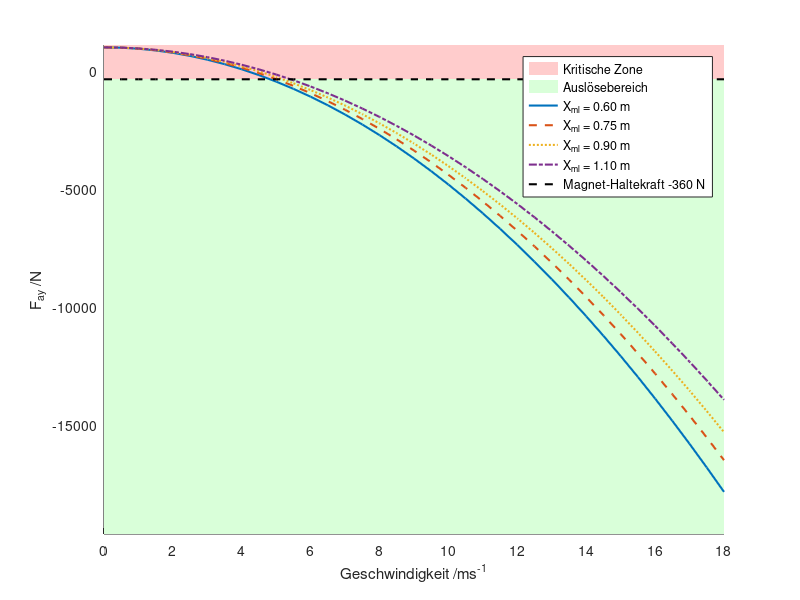
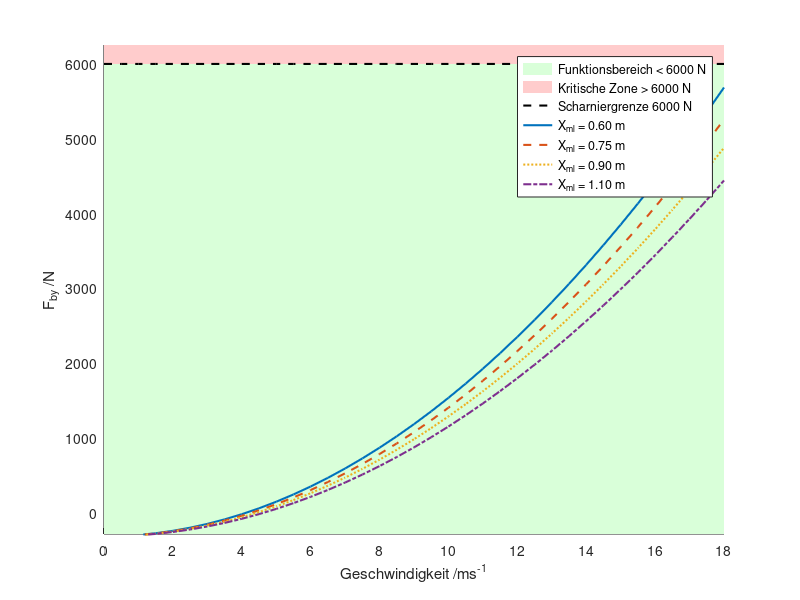

Source code (MATLAB) for these figures, in order:
% =================== Lastfall Crash ===================
% --- Parameterdefinition ---
g = 9.81;                                % Erdbeschleunigung [m/s^2]
roh = 1025;                              % Dichte Wasser [kg/m^3]
FAY_target = -360;                       % Magnet-Haltekraft [N]
X_hs = 0.955;                            % Schwerpunkt-Höhe Surfer [m]
X_lzl = 1.736;                           % Länge linker Zylinder [m]
X_rzl = 0.389;                           % Radius linker Zylinder [m]
m = 68.8;                                % Masse [kg]

A = 0.059;                               % Fläche Frontwing [m^2]
Cl = 1.02;                               % Auftriebsbeiwert
Cd = 0.25;                               % Widerstandsbeiwert

X_cop = 0.151;                           % Druckmittelpunkt [m]
X_v = 0.0725;                            % Abstand A zu Mastachse [m]
X_h = 0.095;                             % Abstand B zu Mastachse [m]
X_as = X_cop - X_v;                      % Abstand Surfer zu Punkt A [m]

X_ml_vec = [0.6, 0.75, 0.9, 1.1];  % Mastlängen [m]
v_vec = 0:0.5:18;                        % Geschwindigkeitsbereich [m/s]

% Farben und Linienstile
colors = lines(5);  % 5 verschiedene Farben
linestyles = {'-', '--', ':', '-.', '-'};  % 5 verschiedene Stile

% --- Initialisierung ---
Fay_all = zeros(length(X_ml_vec), length(v_vec));
Fby_all = zeros(length(X_ml_vec), length(v_vec));

% --- Berechnung ---
for j = 1:length(X_ml_vec)
    X_ml = X_ml_vec(j);
    for i = 1:length(v_vec)
        v = v_vec(i);
        a = X_as + X_v - X_cop;
        r = sqrt((X_ml + X_hs)^2 + a^2);
        alpha = asind(a / r);
        Phi = 0;
        Fg = m * g;
        Izl = (1/4) * m * X_rzl^2 + (1/12) * m * X_lzl^2;
        Iges = Izl + m * r^2;
        w = sqrt((m * v^2)/(Iges));
        Fz = m * w^2 * r;

        Fay = (-Fz * cosd(alpha) * (X_as + X_v + X_h) + Fz * sind(alpha) * X_hs + Fg * (X_as + X_v + X_h) * cosd(Phi)) / (X_v + X_h);
        Fby = (Fz * cosd(alpha) * X_as - Fz * sind(alpha) * X_hs - Fg * X_as * cosd(Phi)) / (X_v + X_h);

        Fay_all(j,i) = Fay;
        Fby_all(j,i) = Fby;
    end
end

% =================== Plot: Fay mit Magnet-Haltekraft ===================
figure; hold on;
FAY_min = min(Fay_all(:)) * 1.1;
FAY_max = max(Fay_all(:)) * 1.1;
x_fill = [v_vec, fliplr(v_vec)];
y_fill_red = [FAY_target * ones(1, length(v_vec)), FAY_max * ones(1, length(v_vec))];
fill(x_fill, y_fill_red, [1 0.8 0.8], 'EdgeColor', 'none', 'DisplayName', 'Kritische Zone');
y_fill_green = [FAY_min * ones(1, length(v_vec)), fliplr(FAY_target * ones(1, length(v_vec)))];
fill(x_fill, y_fill_green, [0.85 1 0.85], 'EdgeColor', 'none', 'DisplayName', 'Auslösebereich');

for j = 1:length(X_ml_vec)
    plot(v_vec, Fay_all(j,:), linestyles{j}, 'Color', colors(j,:), ...
        'LineWidth', 1.5, 'DisplayName', sprintf('X_{ml} = %.2f m', X_ml_vec(j)));
end
plot(v_vec, FAY_target * ones(1, length(v_vec)), 'k--', 'LineWidth', 1.5, ...
    'DisplayName', 'Magnet-Haltekraft -360 N');
xlabel('Geschwindigkeit /ms^{-1}');
ylabel('F_{ay} /N');
legend('Location', 'best');
xlim([0 18]); ylim([FAY_min FAY_max]);
xticks(0:2:18); grid on;

% =================== Plot: Fby mit Scharniergrenze ===================
figure; hold on;
FBY_min = min(Fby_all(:)) * 0.9;
FBY_max = max(Fby_all(:)) * 1.1;
y_fill_green = [6000 * ones(1, length(v_vec)), FBY_min * ones(1, length(v_vec))];
y_fill_red = [FBY_max * ones(1, length(v_vec)), 6000 * ones(1, length(v_vec))];
x_fill = [v_vec, fliplr(v_vec)];

fill(x_fill, y_fill_green, [0.85 1 0.85], 'EdgeColor', 'none', 'DisplayName', 'Funktionsbereich < 6000 N');
fill(x_fill, y_fill_red, [1 0.8 0.8], 'EdgeColor', 'none', 'DisplayName', 'Kritische Zone > 6000 N');
plot(v_vec, 6000 * ones(1, length(v_vec)), 'k--', 'LineWidth', 1.5, ...
    'DisplayName', 'Scharniergrenze 6000 N');

for j = 1:length(X_ml_vec)
    plot(v_vec, Fby_all(j,:), linestyles{j}, 'Color', colors(j,:), ...
        'LineWidth', 1.5, 'DisplayName', sprintf('X_{ml} = %.2f m', X_ml_vec(j)));
end
xlabel('Geschwindigkeit /ms^{-1}');
ylabel('F_{by} /N');
legend('Location', 'best');
xlim([0 18]); ylim([FBY_min FBY_max]);
xticks(0:2:18); grid on;
